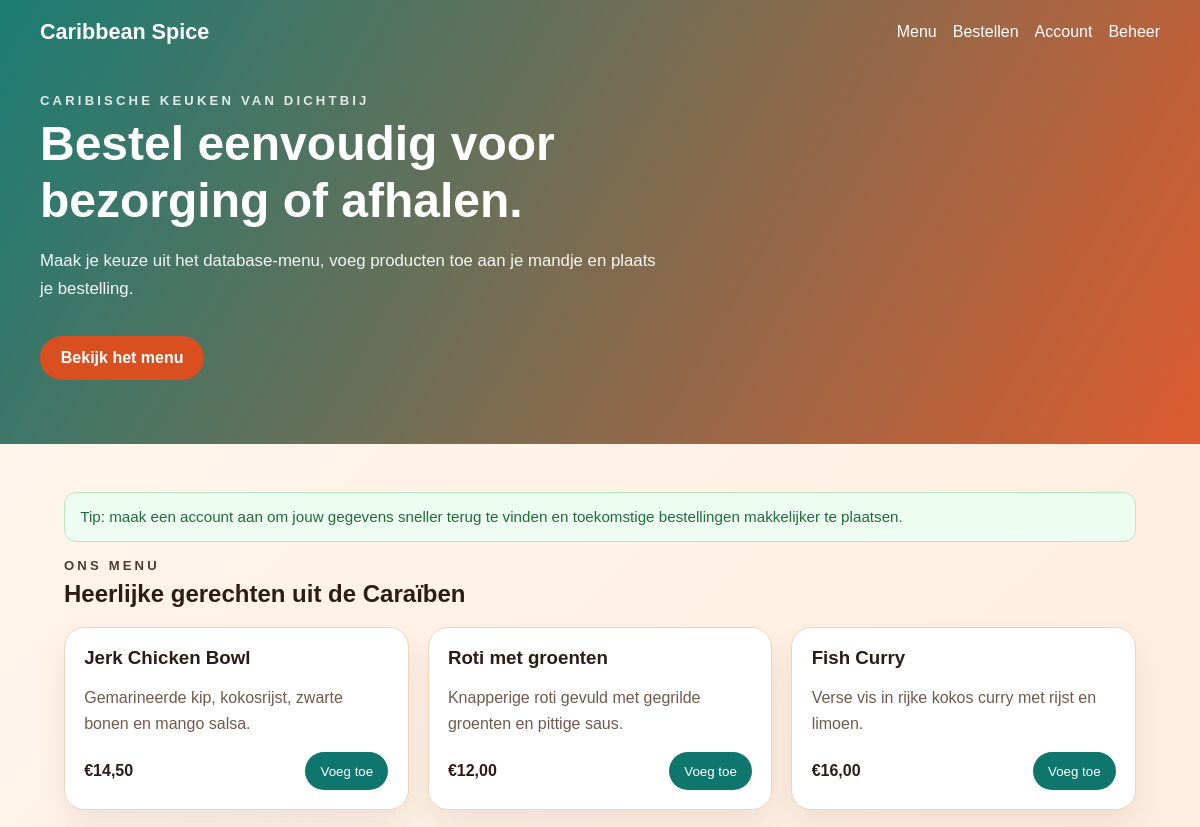
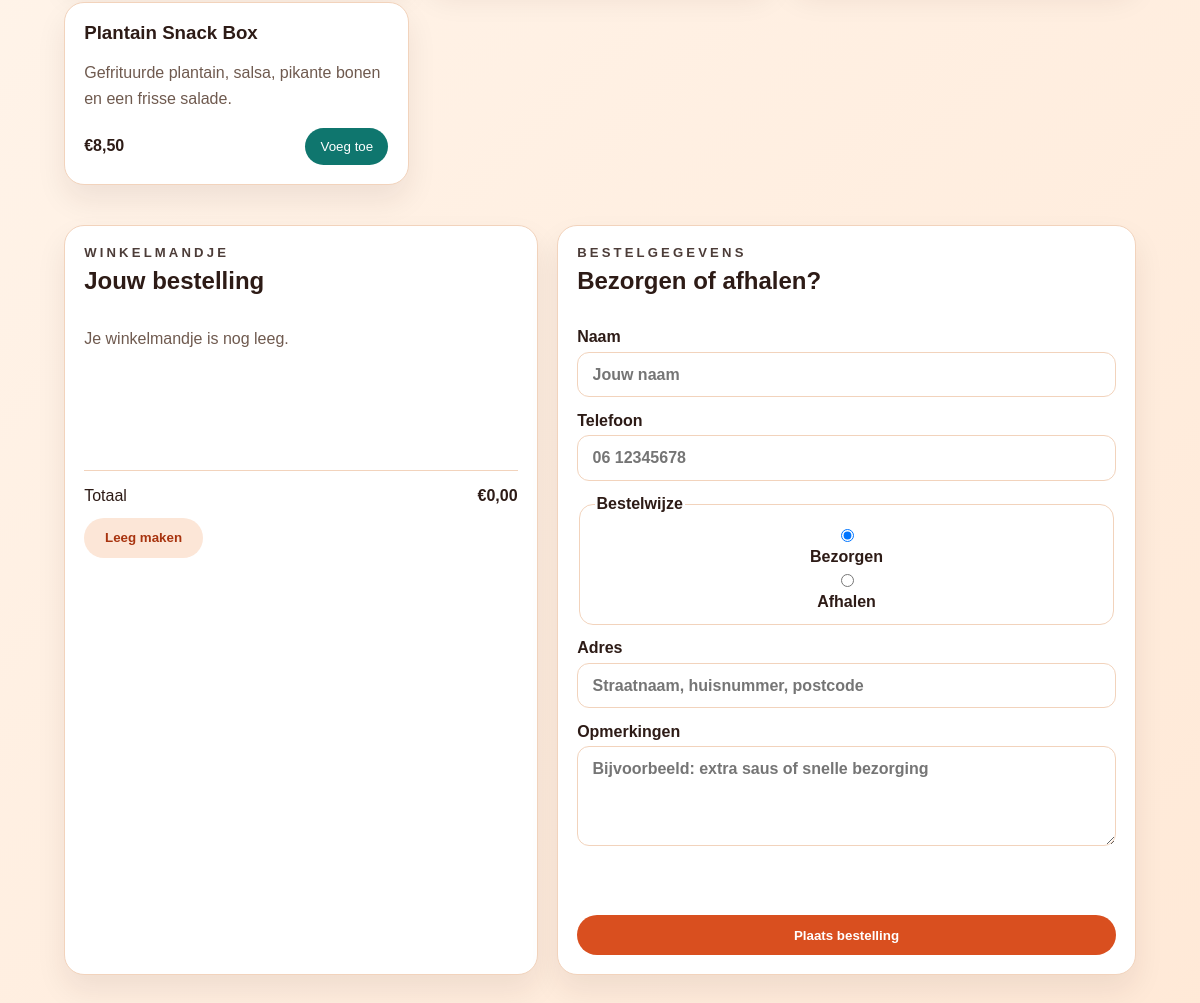
The page / on the database its author committed (2 pictures, top to bottom).
### tables this page shows
CREATE TABLE IF NOT EXISTS menu_items (
    id INT AUTO_INCREMENT PRIMARY KEY,
    name VARCHAR(100) NOT NULL,
    description TEXT NOT NULL,
    price DECIMAL(8,2) NOT NULL,
    created_at TIMESTAMP DEFAULT CURRENT_TIMESTAMP
);

### index.php (the view, shortened to what this page needs)
<?php
$pdo = getDb();
$stmt = $pdo->query('SELECT * FROM menu_items ORDER BY id ASC');
$menuItems = $stmt->fetchAll();
?>
<!DOCTYPE html>
<html lang="nl">
  <head>
    <link rel="stylesheet" href="styles.css" />
  </head>
  <body>
    <header class="hero">
      <nav class="nav">
        <a href="#home" class="logo">Caribbean Spice</a>
        <div class="nav-links">
          <a href="#menu">Menu</a>
          <a href="#bestellen">Bestellen</a>
          <a href="register.php">Account</a>
          <a href="admin.php">Beheer</a>
        </div>
      </nav>
      <div class="hero-content" id="home">
        <div>
          <p class="eyebrow">Caribische keuken van dichtbij</p>
          <h1>Bestel eenvoudig voor bezorging of afhalen.</h1>
          <p class="hero-text">Maak je keuze uit het database-menu, voeg producten toe aan je mandje en plaats je bestelling.</p>
          <a href="#menu" class="btn btn-primary">Bekijk het menu</a>
        </div>
      </div>
    </header>
    <main class="container">
      <div class="info-note">Tip: maak een account aan om jouw gegevens sneller terug te vinden en toekomstige bestellingen makkelijker te plaatsen.</div>
      <section id="menu" class="menu-section">
        <div class="section-title">
          <p class="eyebrow">Ons menu</p>
          <h2>Heerlijke gerechten uit de Caraïben</h2>
        </div>
        <div class="menu-grid">
          <?php foreach ($menuItems as $item): ?>
            <article class="card">
              <h3><?= htmlspecialchars($item['name']) ?></h3>
              <p><?= htmlspecialchars($item['description']) ?></p>
              <div class="card-footer">
                <span>€<?= number_format((float) $item['price'], 2, ',', '.') ?></span>
                <button class="add-to-cart" data-id="<?= (int) $item['id'] ?>" data-name="<?= htmlspecialchars($item['name'], ENT_QUOTES) ?>" data-price="<?= (float) $item['price'] ?>">Voeg toe</button>
              </div>
            </article>
          <?php endforeach; ?>
        </div>
      </section>
      <section id="bestellen" class="order-layout">
        <div class="cart-panel">
          <div class="section-title">
            <p class="eyebrow">Winkelmandje</p>
            <h2>Jouw bestelling</h2>
          </div>
          <div id="cartItems" class="cart-items">
          </div>
          <div class="cart-summary">
            <div class="summary-row">
              <span>Totaal</span>
              <strong id="cartTotal">€0,00</strong>
            </div>
            <button id="clearCart" class="btn btn-secondary">Leeg maken</button>
          </div>
        </div>
        <form id="orderForm" class="order-form" action="submit_order.php" method="post">
          <div class="section-title">
            <p class="eyebrow">Bestelgegevens</p>
            <h2>Bezorgen of afhalen?</h2>
          </div>
          <label>
            Naam
            <input type="text" name="name" placeholder="Jouw naam" required />
          </label>
          <label>
            Telefoon
            <input type="tel" name="phone" placeholder="06 12345678" required />
          </label>
          <fieldset>
            <legend>Bestelwijze</legend>
            <label class="radio-option">
              <input type="radio" name="deliveryType" value="bezorgen" checked />
              Bezorgen
            </label>
            <label class="radio-option">
              <input type="radio" name="deliveryType" value="afhalen" />
              Afhalen
            </label>
          </fieldset>
          <label>
            Adres
            <input type="text" name="address" placeholder="Straatnaam, huisnummer, postcode" />
          </label>
          <label>
            Opmerkingen
            <textarea name="notes" rows="4" placeholder="Bijvoorbeeld: extra saus of snelle bezorging"></textarea>
          </label>
          <div id="orderMessage" class="order-message" aria-live="polite"></div>
          <button type="submit" class="btn btn-primary full-width">Plaats bestelling</button>
        </form>
      </section>
    </main>
  </body>
</html>

### styles.css (style rules this page uses)
:root { --bg: #fff7ef; --surface: #ffffff; --primary: #d94f1f; --primary-dark: #a8340f; --accent: #0f766e; --text: #2d1b16; --muted: #6f5a4f; --border: #f2d3bc; }
* { box-sizing: border-box; }
body { margin: 0; font-family: 'Poppins', sans-serif; color: var(--text); background: linear-gradient(135deg, #fff7ef 0%, #ffe9d7 100%); }
.hero { background: linear-gradient(120deg, rgba(15, 118, 110, 0.95), rgba(217, 79, 31, 0.92)); color: white; padding: 1.2rem 1.5rem 4rem; }
.nav { max-width: 1120px; margin: 0 auto; display: flex; justify-content: space-between; align-items: center; }
.logo { font-size: 1.35rem; font-weight: 700; color: white; text-decoration: none; }
.nav-links { display: flex; gap: 1rem; }
.nav-links a { color: white; text-decoration: none; font-weight: 500; }
.hero-content { max-width: 1120px; margin: 3rem auto 0; display: grid; grid-template-columns: 1.4fr 0.8fr; gap: 2rem; align-items: center; }
.eyebrow { margin: 0 0 0.4rem; text-transform: uppercase; letter-spacing: 0.24em; font-size: 0.82rem; font-weight: 700; opacity: 0.85; }
h1, h2, h3 { margin: 0; }
h1 { font-size: clamp(2rem, 4vw, 3rem); line-height: 1.2; margin-bottom: 0.8rem; }
.hero-text { font-size: 1.05rem; line-height: 1.7; max-width: 620px; opacity: 0.95; }
.btn { display: inline-block; border: none; border-radius: 999px; padding: 0.8rem 1.3rem; font-weight: 600; cursor: pointer; text-decoration: none; transition: transform 180ms ease, background 180ms ease; }
.btn-primary { background: var(--primary); color: white; margin-top: 1rem; }
.btn-secondary { background: #fce6d7; color: var(--primary-dark); }
.container { max-width: 1120px; margin: 0 auto; padding: 3rem 1.5rem 4rem; }
.section-title { margin-bottom: 1.2rem; }
.menu-grid { display: grid; grid-template-columns: repeat(3, minmax(0, 1fr)); gap: 1.2rem; }
.card, .cart-panel, .order-form { background: var(--surface); border: 1px solid var(--border); border-radius: 20px; padding: 1.2rem; box-shadow: 0 15px 30px rgba(45, 27, 22, 0.08); }
.card h3 { margin-bottom: 0.4rem; }
.card p { color: var(--muted); line-height: 1.6; min-height: 48px; }
.card-footer { display: flex; justify-content: space-between; align-items: center; margin-top: 1rem; font-weight: 700; }
.add-to-cart { border: none; background: var(--accent); color: white; padding: 0.7rem 0.95rem; border-radius: 999px; cursor: pointer; }
.order-layout { margin-top: 2.5rem; display: grid; grid-template-columns: 0.9fr 1.1fr; gap: 1.2rem; }
.cart-items { display: flex; flex-direction: column; gap: 0.75rem; min-height: 140px; }
.cart-summary { margin-top: 1rem; border-top: 1px solid var(--border); padding-top: 1rem; }
.summary-row { display: flex; justify-content: space-between; margin-bottom: 0.8rem; }
.info-note { background: #edfdf1; border: 1px solid #b7e8c0; color: #226b3c; border-radius: 12px; padding: 0.8rem 0.95rem; margin-bottom: 1rem; font-size: 0.95rem; line-height: 1.5; }
.order-form { display: flex; flex-direction: column; gap: 0.9rem; }
.order-form label, .order-form fieldset { display: flex; flex-direction: column; gap: 0.35rem; font-weight: 600; }
.order-form input, .order-form textarea { border: 1px solid var(--border); border-radius: 12px; padding: 0.8rem 0.9rem; font: inherit; }
.order-form fieldset { border: 1px solid var(--border); border-radius: 14px; padding: 0.8rem 0.9rem; }
.radio-option { flex-direction: row; align-items: center; gap: 0.45rem; font-weight: 500; }
.full-width { width: 100%; }
.order-message { min-height: 24px; font-weight: 600; color: var(--accent); }

### rows shown on the page
menu_items: name "Jerk Chicken Bowl", description "Gemarineerde kip, kokosrijst, zwarte bonen en mango salsa.", price "14,50"
menu_items: name "Roti met groenten", description "Knapperige roti gevuld met gegrilde groenten en pittige saus.", price "12,00"
menu_items: name "Fish Curry", description "Verse vis in rijke kokos curry met rijst en limoen.", price "16,00"
menu_items: name "Plantain Snack Box", description "Gefrituurde plantain, salsa, pikante bonen en een frisse salade.", price "8,50"
